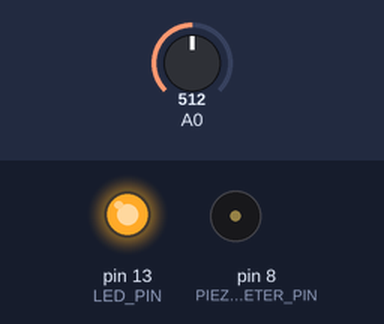
Bench run of a sketch on a simulated Arduino Uno, built with avr-gcc and run on an emulated ATmega328P. Shown: output pins drawn as LEDs (lit = HIGH), buzzer (waves = sounding). The test bench sets the inputs (shaded band); at power-on: A0 = 512.

Above: at 0.1 s.
At 5.1 s:
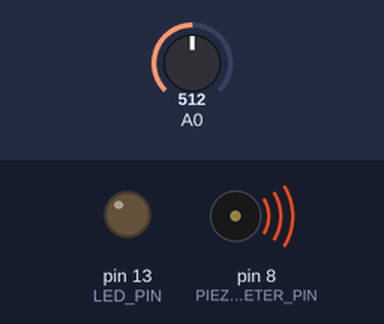
Timing chart, 0 to 6.6 s (numbered marks = the images above):
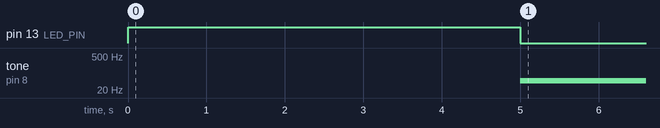

Measured:
- by itself, tone on pin 8 (PIEZOMETER_PIN): silent → 49 Hz at 5.0 s

The sketch:

piezometer_example.ino
```cpp
int sensorValue;
int sensorLow = 1023;
int sensorHigh = 0;

const int LED_PIN = 13;
const int PIEZOMETER_PIN = 8;
const int FIVE_SECONDS = 5000;

const int OUTPUT_MIN = 50;
const int OUTPUT_MAX = 4000;

const int TONE_LENGTH_MILLIS = 20;

void setup() {
  pinMode(LED_PIN, OUTPUT);
  digitalWrite(LED_PIN, HIGH);

  while(millis() < FIVE_SECONDS) {
    if (sensorValue < sensorHigh) {
      sensorHigh = sensorValue;
    }

    if (sensorValue < sensorLow) {
      sensorLow = sensorValue;
    }
  }

  digitalWrite(LED_PIN, LOW);
}

void loop() {
  sensorValue = analogRead(A0);
  int pitch = map(sensorValue, sensorLow, sensorHigh, OUTPUT_MIN, OUTPUT_MAX);
  tone(PIEZOMETER_PIN, pitch, TONE_LENGTH_MILLIS);
  delay(10);
}
```
